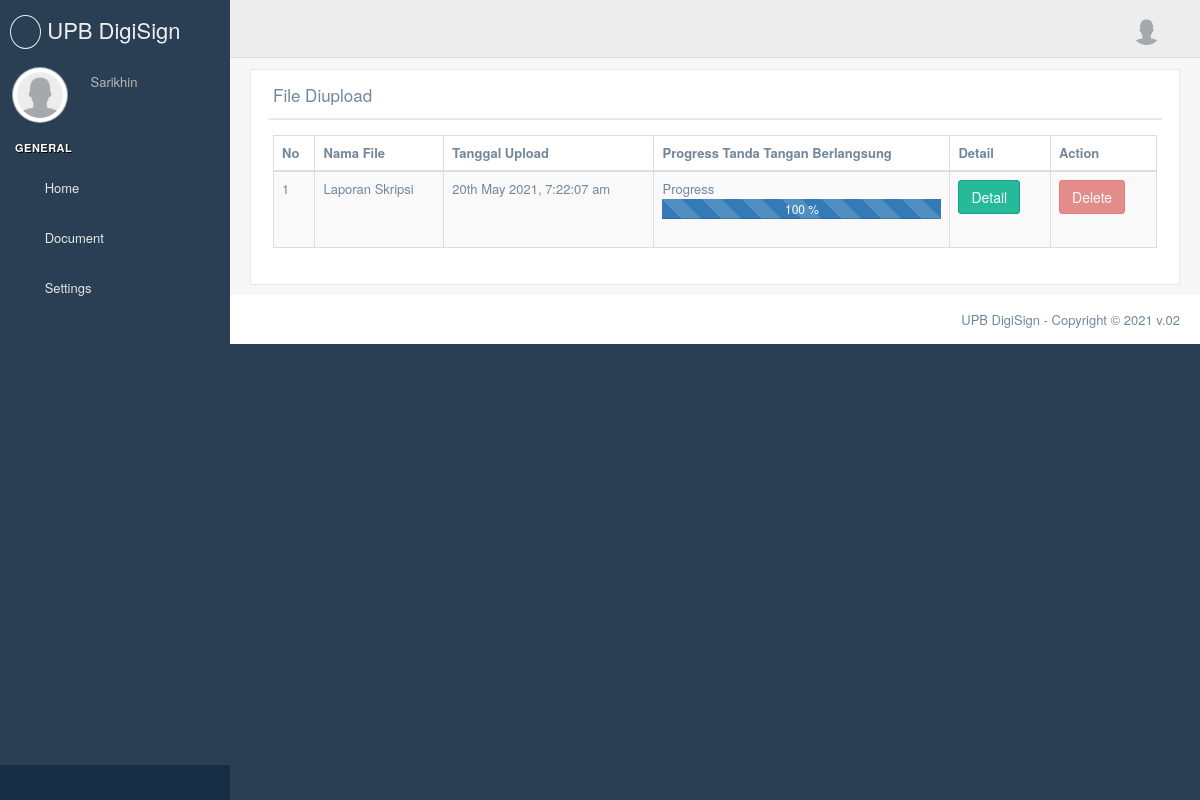
The page /skripsi_diupload (signed in) on the database as committed earlier.
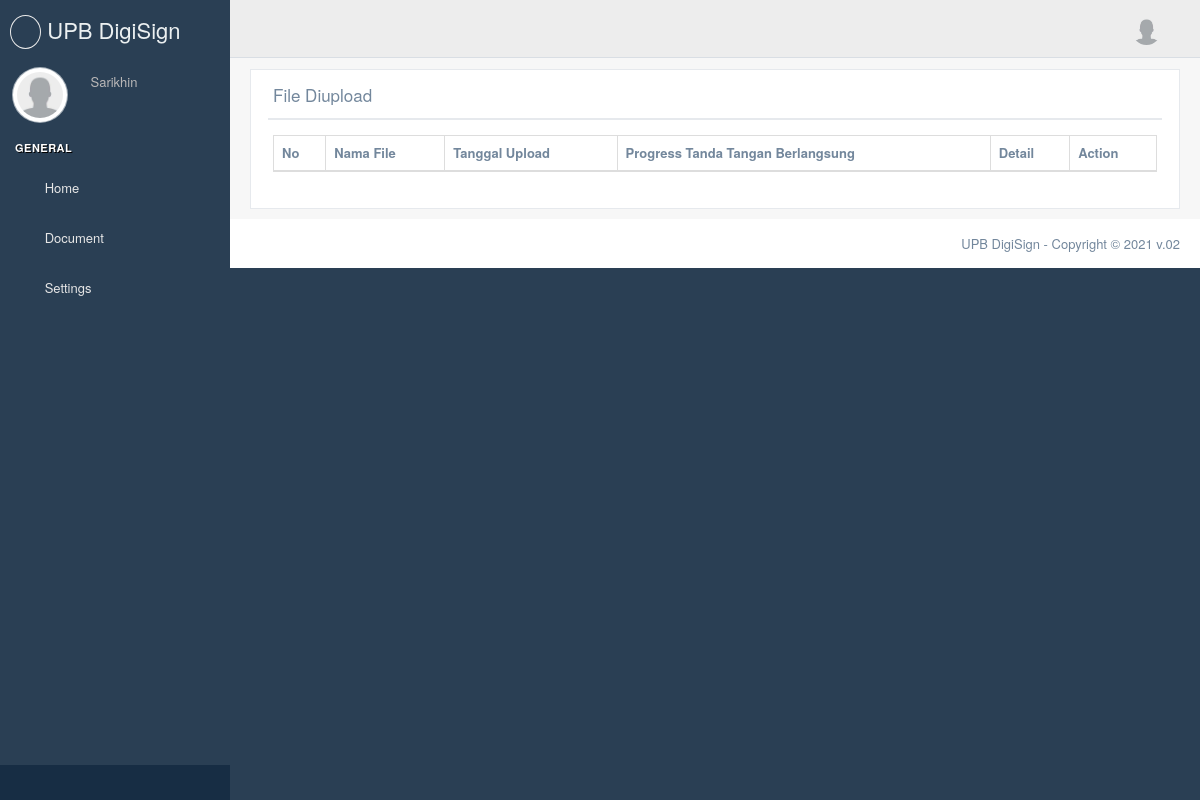
The same page on the database as committed later.
### app/models/Users.py (models this page shows, shortened)
class User(UserMixin, db.Model):
    __tablename__ = 'users'
    id = db.Column(db.Integer, primary_key=True)
    email = db.Column(db.String(64), unique=True, index=True)
    nomor = db.Column(db.String(64), unique=True, index=True)
    name = db.Column(db.String(64), index=True)
    p_profile = db.Column(db.String(128), index=True)
    signature = db.Column(db.String(128), index=True)
    sertifikat = db.Column(db.String(128), index=True)
    key_sertifikat = db.Column(db.String(128), index=True)
    password_sertifikat = db.Column(db.String(128))
    password_hash = db.Column(db.String(128))
    role_id = db.Column(db.Integer, db.ForeignKey('roles.id'))
    confirmed = db.Column(db.Boolean, default=False)
    doc =  db.relationship('fileModel', backref='doc', lazy='dynamic')#child of doc
    skrip =  db.relationship('Skripsi', backref='skrip', lazy='dynamic')#child of doc
    @property
    def password(self):
        raise AttributeError('password is not a readable attribute')

### app/models/File.py (models this page shows, shortened)
class Skripsi(db.Model):
    __tablename__ = 'skripsi'
    id = db.Column(db.Integer, primary_key = True)
    user_id = db.Column(db.Integer, db.ForeignKey('users.id'))
    filename = db.Column(db.String(128), unique=True)
    file = db.Column(db.LargeBinary())
    path = db.Column(db.String(128))
    date_upload= db.Column(db.DateTime(), index=True, default=datetime.utcnow)
    page = db.Column(db.Integer)
    pem1 = db.Column(db.String(128))
    pem2 = db.Column(db.String(128))
    peng1 = db.Column(db.String(128))
    peng2 = db.Column(db.String(128))
    prodi = db.Column(db.String(128))
    dekan = db.Column(db.String(128))
    pem1_sign = db.Column(db.Boolean, default=False, nullable= False)
    pem2_sign = db.Column(db.Boolean, default=False, nullable= False)
    peng1_sign = db.Column(db.Boolean, default=False, nullable= False)
    peng2_sign = db.Column(db.Boolean, default=False, nullable= False)
    prodi_sign = db.Column(db.Boolean, default=False, nullable= False)
    dekan_sign = db.Column(db.Boolean, default=False, nullable= False)
    pem1_date = db.Column(db.DateTime(), index=True)
    pem2_date = db.Column(db.DateTime(), index=True)
    peng1_date = db.Column(db.DateTime(), index=True)
    peng2_date = db.Column(db.DateTime(), index=True)
    prodi_date = db.Column(db.DateTime(), index=True)
    dekan_date = db.Column(db.DateTime(), index=True)
    done = db.Column(db.Boolean, default=False, nullable= False)
    progres = db.Column(db.Integer, default = 0)

### app/routes.py (the view)
@app.route('/skripsi_diupload')
@login_required
@check_confirmed
def skripsi_diupload():
    data = Skripsi.query.filter_by(user_id = current_user.id)
    return render_template('/diupload/skripsi.html', a = data )

### app/models/Users.py (called while the page is built)
@login_manager.user_loader
def load_user(user_id):
    return User.query.get(int(user_id))

### app/templates/diupload/skripsi.html (shortened to what this page needs)
{% extends "base_site.html" %} {% block title %} Skripsi {% endblock title %} {%
block stylesheets %} {{ super() }} {% endblock stylesheets %} {% block content
%}
<div class="right_col" role="main">
  <div class="">
    <div class="row">
      <div class="col-md-12 col-sm-12 col-xs-12">
      </div>
      <div class="col-md-12 col-sm-12 col-xs-12">
        <div class="x_panel">
          <div class="x_title">
            <h2>
              File Diupload
            </h2>
            <ul class="nav navbar-right panel_toolbox">
              <li>
                <a class="collapse-link"><i class="fa fa-chevron-up"></i></a>
              </li>
              <li class="dropdown">
                <a
                  href="#"
                  class="dropdown-toggle"
                  data-toggle="dropdown"
                  role="button"
                  aria-expanded="false"
                  ><i class="fa fa-wrench"></i
                ></a>
              </li>
              <li>
                <a class="close-link"><i class="fa fa-close"></i></a>
              </li>
            </ul>
            <div class="clearfix"></div>
          </div>
          <div class="x_content">
            <table id="datatable" class="table table-striped table-bordered">
              <thead>
                <tr>
                  <th>No</th>
                  <th>Nama File</th>
                  <th>Tanggal Upload</th>
                  <th>Progress Tanda Tangan Berlangsung</th>
                  <th>Detail</th>
                  <th>Action</th>
                </tr>
              </thead>
              <tbody>
                {% for i in a %}
                <tr>
                  <td>{{ loop.index}}</td>
                  <td>{{i.filename}}</td>
                  <td>
                    {{ moment(i.date_upload).format('Do MMMM YYYY, h:mm:ss a')
                    }}
                  </td>
                  <td>
                    Progress
                    <div class="progress">
                      <div
                        class="progress-bar progress-bar-striped bg-info"
                        role="progressbar"
                        style="width: {{i.progres}}%"
                        aria-valuenow="5"
                        aria-valuemin="0"
                        aria-valuemax="100"
                      >
                        {{i.progres}} %
                      </div>
                    </div>
                  </td>
                  <td>
                    <a
                      href="{{ url_for('detail_skripsi', name=i.filename) }}"
                      class="btn btn-success"
                      >Detail</a
                    >
                  </td>
                  <td>
                    <a
                      href="{{ url_for('delete_file', id=i.id) }}"
                      class="btn btn-danger"
                      {%
                      if
                      i.peng1_date
                      is
                      not
                      none
                      %}
                      disabled="disabled"
                      {%
                      endif
                      %}
                      >Delete</a
                    >
                  </td>
                </tr>
                {% endfor %}
              </tbody>
            </table>
          </div>
        </div>
      </div>
    </div>
  </div>
</div>
{% endblock content %}

### app/templates/base_site.html (shortened to what this page needs)
<!DOCTYPE html>
<html lang="en">
  <head>
    {% block head %}
    <link
      rel="stylesheet"
      href="http://code.jquery.com/ui/1.12.1/themes/base/jquery-ui.css"
    />
    {% block stylesheets %}
    <link
      href="{{ url_for('static', filename='vendors/bootstrap/dist/css/bootstrap.min.css') }}"
      rel="stylesheet"
    />
    <link
      href="{{ url_for('static', filename='vendors/font-awesome/css/font-awesome.min.css') }}"
      rel="stylesheet"
    />
    <link
      href="{{ url_for('static', filename='vendors/font-awesome/css/all.min.css') }}"
      rel="stylesheet"
      type="text/css"
    />
    <link
      href="{{ url_for('static', filename='vendors/nprogress/nprogress.css') }}"
      rel="stylesheet"
    />
    <link
      href="{{ url_for('static', filename='vendors/bootstrap-daterangepicker/daterangepicker.css') }}"
      rel="stylesheet"
    />
    <link
      href="{{ url_for('static', filename='vendors/iCheck/skins/flat/green.css') }}"
      rel="stylesheet"
    />
    <link
      href="{{ url_for('static', filename='vendors/bootstrap-progressbar/css/bootstrap-progressbar-3.3.4.min.css') }}"
      rel="stylesheet"
    />
    <link
      href="{{ url_for('static', filename='vendors/jqvmap/dist/jqvmap.min.css') }}"
      rel="stylesheet"
    />
    {% endblock stylesheets %}
    <link
      href="{{ url_for('static', filename='build/css/custom.css') }}"
      rel="stylesheet"
    />
    {% endblock head %}
  </head>
  <body class="{% block body_class %}nav-md {% endblock body_class %}">
    {% block body %}
    <div class="container body">
      <div class="main_container">
        {% block sidebar %}
        <div
          class="col-md-3 left_col {% block sidebar_class %} {% endblock sidebar_class %}"
        >
          {% include "site_template/sidebar.html" %}
        </div>
        {% endblock sidebar %} {% block top_navigation %}
        <div class="top_nav">
          {% include "site_template/top_navigation.html" %}
        </div>
        {% endblock top_navigation %} {% block content %}{% endblock content %} {% block footer %}
        <footer>{% include "site_template/footer.html" %}</footer>
        {% endblock footer %}
      </div>
    </div>
    {% endblock body %}
  </body>
</html>

### app/templates/site_template/sidebar.html (shortened to what this page needs)
<div class="left_col scroll-view">
  <div class="navbar nav_title" style="border: 0">
    <a href="" class="site_title">
      <i class="fas fa-signature"></i> <span>UPB DigiSign</span></a
    >
  </div>
  <div class="profile clearfix">
    <div class="profile_pic">
      {% if current_user.p_profile is none %}
      <img
        src="{{ url_for('static', filename='images/user.png')}}"
        alt="..."
        class="img-circle profile_img"
      />
      {% else %}
      <img
        src="{{ url_for('static', filename='uploads/photos/')}}{{ current_user.p_profile }}"
        alt="..."
        class="img-circle profile_img"
      />
      {% endif %}
    </div>
    <div class="profile_info">
      <span>{{ current_user.name }}</span>
    </div>
  </div>
  <br />
  <div id="sidebar-menu" class="main_menu_side hidden-print main_menu">
    <div class="menu_section">
      <h3>General</h3>
      <ul class="nav side-menu">
        <li>
          <a href="/dashboard"><i class="fa fa-home"></i> Home </a>
        </li>
         {% if current_user.role.name=='User' %}
        <li>
          <a
            ><i class="fa fa-file-pdf-o"></i> Document
            <span class="fa fa-chevron-down"></span
          ></a>
        </li>
        {% endif %}
        <li>
          <a href="#"
            ><i class="fa fa-gear"></i> Settings
            <span class="fa fa-chevron-down"></span>
          </a>
        </li>
      </ul>
    </div>
  </div>
  <div class="sidebar-footer hidden-small">
    <a data-toggle="tooltip" data-placement="top" title="Settings">
      <span class="glyphicon glyphicon-cog" aria-hidden="true"></span>
    </a>
    <a data-toggle="tooltip" data-placement="top" title="FullScreen">
      <span class="glyphicon glyphicon-fullscreen" aria-hidden="true"></span>
    </a>
    <a data-toggle="tooltip" data-placement="top" title="Lock">
      <span class="glyphicon glyphicon-eye-close" aria-hidden="true"></span>
    </a>
    <a
      data-toggle="tooltip"
      data-placement="top"
      title="Logout"
      href="{{ url_for('logout') }}"
    >
      <span class="glyphicon glyphicon-off" aria-hidden="true"></span>
    </a>
  </div>
</div>

### app/templates/site_template/top_navigation.html (shortened to what this page needs)
<div class="nav_menu">
  <nav>
    <div class="nav toggle">
      <a id="menu_toggle"><i class="fa fa-bars"></i></a>
    </div>
    <ul class="nav navbar-nav navbar-right">
      <li class="">
        <a
          href="javascript:;"
          class="user-profile dropdown-toggle"
          data-toggle="dropdown"
          aria-expanded="false"
        >
          {% if current_user.p_profile is none %}
          <img
            src="{{ url_for('static', filename='images/user.png')}}"
            alt=""
          />
          {% else %}
          <img
            src="{{ url_for('static', filename='uploads/photos/')}}{{ current_user.p_profile }}"
            alt=""
          />
          {% endif %}
          <span class="fa fa-angle-down"></span>
        </a>
      </li>
    </ul>
  </nav>
</div>

### app/templates/site_template/footer.html (shortened to what this page needs)
<div class="pull-right">
  UPB DigiSign - Copyright ©
  v.02
</div>
<div class="clearfix"></div>

Rows that differ between the two databases and show on the page:
no longer on this page (row edited): Skripsi: filename "Laporan Skripsi", date_upload "20th May 2021, 7:22:07 am", progres "100"
